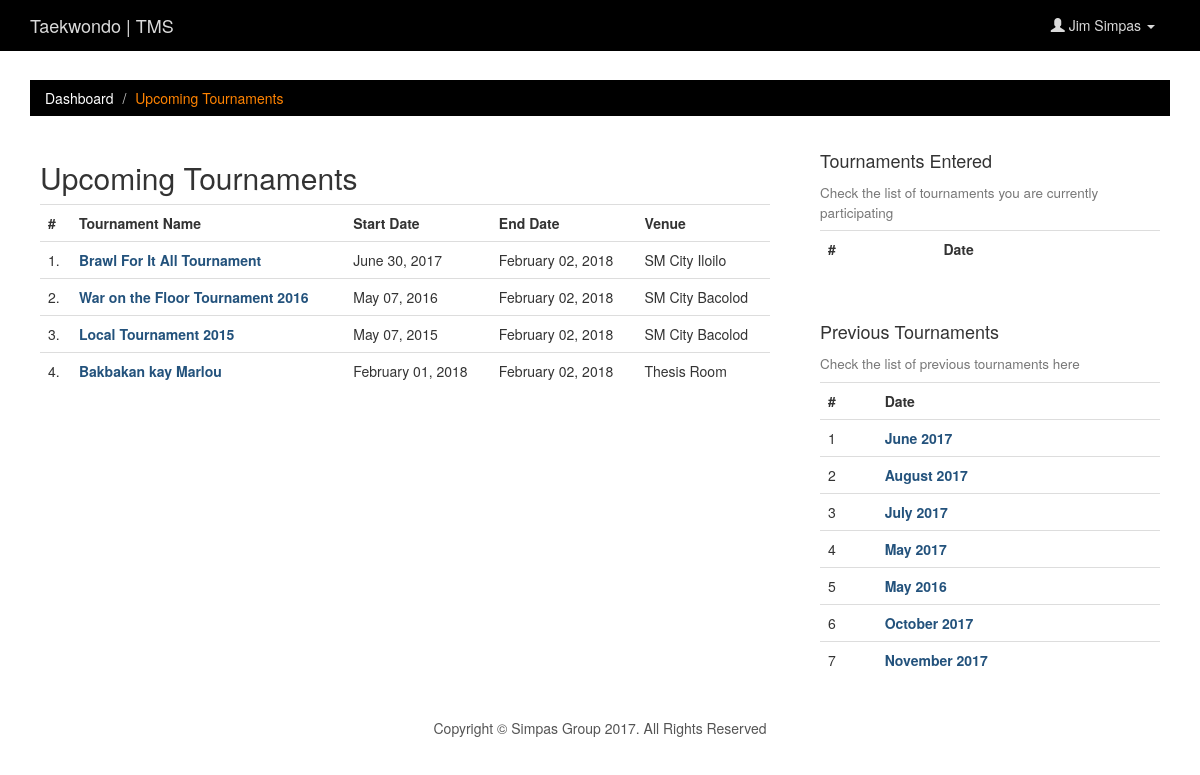
The app's page /coach-tournaments.php (signed in) with its own data.
### tables this page shows
CREATE TABLE IF NOT EXISTS `accounts` (
  `id` int(11) NOT NULL AUTO_INCREMENT,
  `username` varchar(20) DEFAULT NULL,
  `password` varchar(50) DEFAULT NULL,
  `firstname` varchar(150) DEFAULT NULL,
  `middlename` varchar(150) DEFAULT NULL,
  `lastname` varchar(150) DEFAULT NULL,
  `account_type` varchar(150) DEFAULT NULL,
  PRIMARY KEY (`id`)
);

CREATE TABLE IF NOT EXISTS `tournament` (
  `id` int(11) NOT NULL AUTO_INCREMENT,
  `name` varchar(150) NOT NULL,
  `start_date` date NOT NULL,
  `end_date` date NOT NULL,
  `venue` varchar(250) NOT NULL,
  PRIMARY KEY (`id`)
);

### session.php (called while the page is built, shortened)
<?php
   $user_check = $_SESSION['login_user'];
   $con = mysqli_connect("localhost","ttms","ttms","ttms");
   $ses_sql = mysqli_query($con,"select * from accounts where username = '$user_check' ");
   $row = mysqli_fetch_array($ses_sql,MYSQLI_ASSOC);
   $login_fullname = $row['firstname'] . " " . $row['lastname'];
?>

### coach-tournaments.php (the view, shortened to what this page needs)
<?php
	include('session.php');
?>
<!DOCTYPE html>
<html>
<head>
	<link rel="stylesheet" type="text/css" href="css/bootstrap.min.css">
	<link rel="stylesheet" type="text/css" href="css/carousel.css">
	<link rel="stylesheet" type="text/css" href="css/style.css">
</head>
<body>
	<nav class="navbar navbar-inverse navbar-fixed-top">
	  <div class="container">
	    <div class="navbar-header">
	      <a class="navbar-brand" href="#">Taekwondo | TMS</a>
	    </div>
	    <div id="navbar"  class="navbar-collapse collapse navbar-right">
	      	<ul class="nav navbar-nav">
		        <li class="dropdown">
		          <a href="#" class="dropdown-toggle" data-toggle="dropdown" role="button" aria-haspopup="true" aria-expanded="false"><span class="glyphicon glyphicon-user"></span> <?php echo "$login_fullname"?> <span class="caret"></span></a>
		        </li>
	        </ul>
	    </div>
	  </div>
	</nav>
	<div class="container" style="margin-top: 80px;">
		<ol class="breadcrumb">
	    	<li><a href="coach-dashboard.php">Dashboard</a></li>
	    	<li class="active">Upcoming Tournaments</li>
		</ol>
		<div class="row">
			<div class="col-xs-12 col-md-8 col-lg-8">
				<div class="bordify">
					<h2>Upcoming Tournaments</h2>
					<div class="table-responsive">
						<table class="table table-hover">
							<tr>
								<th>#</th>
								<th>Tournament Name</th>
								<th>Start Date</th>
								<th>End Date</th>
								<th>Venue</th>
							</tr>
							<?php
								$i=0;
								$con = mysqli_connect("localhost","ttms","ttms","ttms");
								$result = mysqli_query($con,"SELECT * FROM tournament WHERE end_date >= NOW()");
									while($row = mysqli_fetch_array($result))
									{
										$i++;
										echo "<tr>";
										echo "<td>" . $i . ".</td>";
										echo "<td><a href='register_tournament.php?name=".urlencode($row['name'])."' style='color: #23527c; font-weight: bold;' target='_blank'>" . $row['name'] . "</a></td>";
										echo "<td>" . date('F d, Y', strtotime($row['start_date']))  . "</td>";
										echo "<td>" . date('F d, Y', strtotime($row['end_date'])). "</td>";
										echo "<td>" . $row['venue'] . "</td>";
										echo "</tr>";
									}
							?>
						</table>
					</div>
				</div>
			</div>
			<div class="col-xs-12 col-md-4 col-lg-4">
				<div class="bordify">
					<h4>Tournaments Entered</h4>
					<h4><small>Check the list of tournaments you are currently participating</small></h4>
					<div class="table-responsive">
						<table class="table tabe-striped">
							<tr>
								<th>#</th>
								<th>Date</th>
							</tr>
						</table>
					</div>
				</div>
				<div class="bordify">
					<h4>Previous Tournaments</h4>
					<h4><small>Check the list of previous tournaments here</small></h4>
					<div class="table-responsive">
						<table class="table tabe-striped">
							<tr>
								<th>#</th>
								<th>Date</th>
							</tr>
							<?php
							$i=0;
							$con = mysqli_connect("localhost","ttms","ttms","ttms");
							$result = mysqli_query($con,"SELECT DISTINCT DATE_FORMAT(start_date, '%M %Y' ) AS start_date_1 FROM tournament WHERE start_date<=NOW() AND end_date <= NOW()");
								while($row = mysqli_fetch_array($result))
								{
									$i++;
									echo "<tr>";
									echo "<td>" . $i . "</td>";
									echo "<td><a href='previous_tournaments.php?date=".urlencode($row['start_date_1'])."' style='color: #23527c; font-weight: bold;' target='_blank'>" . $row['start_date_1'] . "</a></td>";
									echo "</tr>";
								}
						?>
						</table>
					</div>
				</div>
			</div>
		</div>
		<footer class="text-center"><p>Copyright &copy Simpas Group 2017. All Rights Reserved </p></footer>
	</div>
</body>
</html>

### css/style.css (style rules this page uses)
.navbar-inverse { background-color: #000; border-color: #000; }
.navbar-inverse .navbar-brand { color: #dadada; }
.navbar-inverse .navbar-nav>li>a { color: #dadada; }
.bordify { padding: 10px; padding-top: 5px; margin-bottom: 10px; background-color: #fff; }
.breadcrumb { background-color: #000000; border-radius: 0px; }
.breadcrumb a { color: #ffffff; text-decoration: none; }
.breadcrumb .active { color: #ff8300; }
footer { color: #545454; }

### records on screen
accounts: login_fullname "Jim Simpas"
tournament: name "Brawl For It All Tournament", start_date "June 30, 2017", end_date "February 02, 2018", venue "SM City Iloilo"
tournament: name "War on the Floor Tournament 2016", start_date "May 07, 2016", end_date "February 02, 2018", venue "SM City Bacolod"
tournament: name "Local Tournament 2015", start_date "May 07, 2015", end_date "February 02, 2018", venue "SM City Bacolod"
tournament: name "Bakbakan kay Marlou", start_date "February 01, 2018", end_date "February 02, 2018", venue "Thesis Room"

### other values on screen
$row['start_date_1'] "June 2017"
$row['start_date_1'] "August 2017"
$row['start_date_1'] "July 2017"
$row['start_date_1'] "May 2017"
$row['start_date_1'] "May 2016"
$row['start_date_1'] "October 2017"
$row['start_date_1'] "November 2017"
